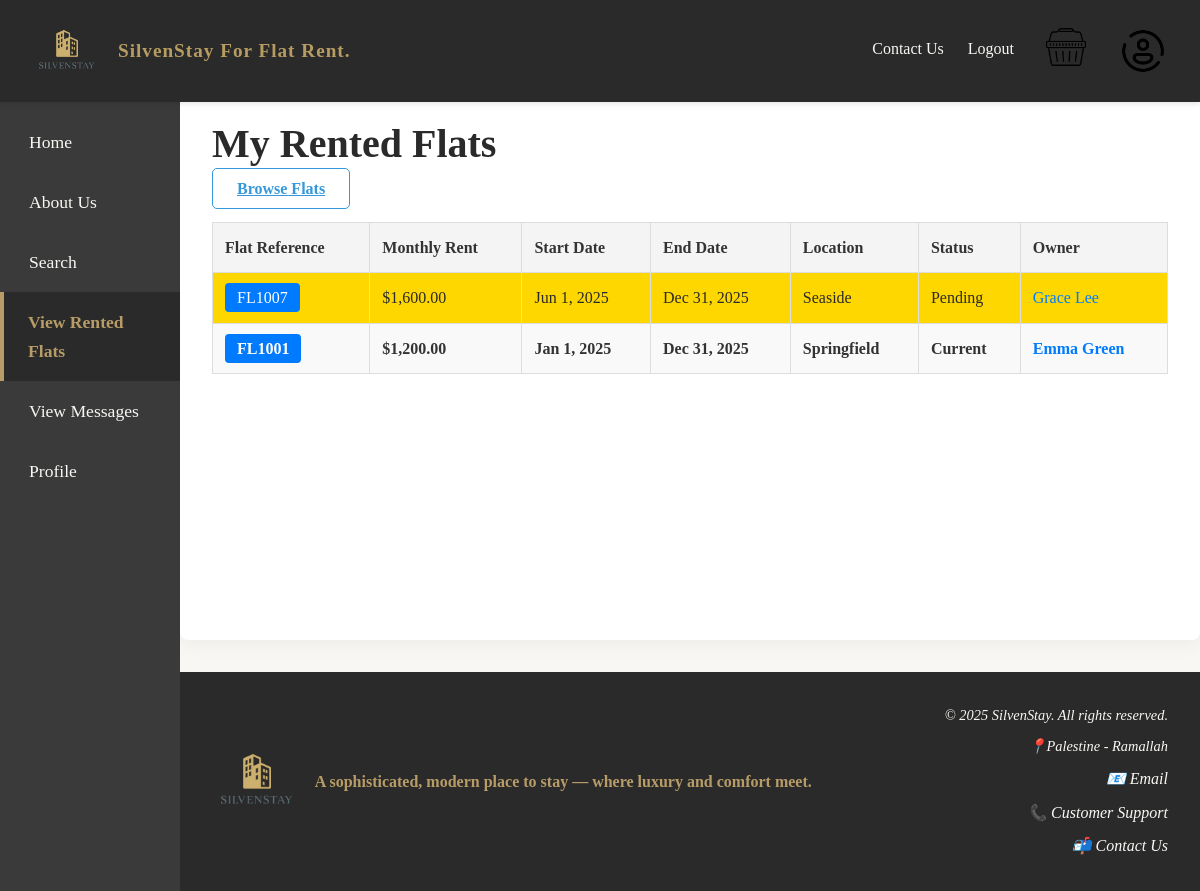
The page /viewRentedFlat.php (signed in) on the database its author committed.
### tables this page shows
CREATE TABLE rentals
(
    rental_id   INT AUTO_INCREMENT PRIMARY KEY,
    flat_id     INT            NOT NULL,
    customer_id INT            NOT NULL,
    start_date  DATE           NOT NULL,
    end_date    DATE           NOT NULL,
    total_cost  DECIMAL(10, 2) NOT NULL,
    status      ENUM ('pending', 'current', 'past') DEFAULT 'pending',
    FOREIGN KEY (flat_id) REFERENCES flats (flat_id),
    FOREIGN KEY (customer_id) REFERENCES users (user_id)
);

CREATE TABLE flats
(
    flat_id            INT AUTO_INCREMENT PRIMARY KEY,
    reference_number   VARCHAR(6) UNIQUE NOT NULL,
    owner_id           INT               NOT NULL,
    location           VARCHAR(100)      NOT NULL,
    address            VARCHAR(255)      NOT NULL,
    monthly_rent       DECIMAL(10, 2)    NOT NULL,
    available_from     DATE              NOT NULL,
    available_to       DATE,
    bedrooms           INT               NOT NULL,
    bathrooms          INT               NOT NULL,
    size_sqm           INT               NOT NULL,
    is_furnished       BOOLEAN           NOT NULL,
    has_heating        BOOLEAN           NOT NULL,
    has_ac             BOOLEAN           NOT NULL,
    has_access_control BOOLEAN           NOT NULL,
    has_parking        BOOLEAN           NOT NULL,
    has_backyard       BOOLEAN           NOT NULL,
    has_playground     BOOLEAN           NOT NULL,
    has_storage        BOOLEAN           NOT NULL,
    rental_conditions  TEXT,
    status             ENUM ('pending', 'approved', 'rented') DEFAULT 'pending',
    approved_by        INT,
    approval_date      DATETIME,
    FOREIGN KEY (owner_id) REFERENCES users (user_id),
    FOREIGN KEY (approved_by) REFERENCES users (user_id)
);

CREATE TABLE users
(
    user_id          INT AUTO_INCREMENT PRIMARY KEY,
    national_id      VARCHAR(50)                           NOT NULL,
    name             VARCHAR(100)                          NOT NULL,

    flat_no          VARCHAR(50),
    street           VARCHAR(100),
    city             VARCHAR(100),

    postal_code      VARCHAR(10),
    date_of_birth    DATE,
    email            VARCHAR(100) UNIQUE                   NOT NULL,
    mobile_number    VARCHAR(15),
    telephone_number VARCHAR(15),
    bank_name        VARCHAR(100),
    bank_branch      VARCHAR(100),
    account_number   VARCHAR(50),
    password         VARCHAR(255)                          NOT NULL,
    user_type        ENUM ('customer', 'owner', 'manager') NOT NULL,
    customer_id      VARCHAR(9) UNIQUE,
    owner_id         VARCHAR(9) UNIQUE,
    manager_id       VARCHAR(9) UNIQUE,
    profile_photo    VARCHAR(255)
);

### viewRentedFlat.php (the view, shortened to what this page needs)
<?php
$pdo = getPDOConnection();
try {
    $stmt = $pdo->prepare("
        SELECT r.rental_id, r.flat_id, r.start_date, r.end_date, r.total_cost, r.status,
               f.reference_number, f.monthly_rent, f.location, f.address,
               u.user_id AS owner_id, u.name AS owner_name,
               (SELECT photo_path FROM flat_photos fp WHERE fp.flat_id = r.flat_id LIMIT 1) AS photo_path
        FROM rentals r
        JOIN flats f ON r.flat_id = f.flat_id
        JOIN users u ON f.owner_id = u.user_id
        WHERE r.customer_id = :customer_id
        ORDER BY r.start_date DESC
    ");
    $stmt->execute(['customer_id' => $_SESSION['user_id']]);
    $rentals = $stmt->fetchAll(PDO::FETCH_ASSOC);
} catch (PDOException $e) {
    $_SESSION['message'] = "Database error: " . htmlspecialchars($e->getMessage());
    $rentals = [];
}
?>
<!DOCTYPE html>
<html lang="en">
<head>
    <link rel="stylesheet" href="styles.css">
</head>
<body>
<?php include 'header.php'; ?>
<?php include 'nav.php'; ?>
<section class="content-wrapper">
    <main class="site-main">
        <section class="rentals-container">
            <article class="rentals-header">
                <h1 class="rentals-title">My Rented Flats</h1>
                <a href="main.php" class="btn btn-outline">Browse Flats</a>
            </article>
            <?php if (!empty($rentals)): ?>
                <table class="rental-table search-table zebra-stripe sortable">
                    <thead>
                    <tr>
                        <th>Flat Reference</th>
                        <th>Monthly Rent</th>
                        <th>Start Date</th>
                        <th>End Date</th>
                        <th>Location</th>
                        <th>Status</th>
                        <th>Owner</th>
                    </tr>
                    </thead>
                    <tbody>
                    <?php foreach ($rentals as $rental): ?>
                        <tr class="status-<?php echo htmlspecialchars($rental['status']); ?>">
                            <td>
                                <a href="flatDetails.php?flat_id=<?php echo (int)$rental['flat_id']; ?>" target="_blank"
                                   class="flat-button">
                                    <?php echo htmlspecialchars($rental['reference_number']); ?>
                                </a>
                            </td>
                            <td>$<?php echo number_format($rental['monthly_rent'], 2); ?></td>
                            <td><?php echo date('M j, Y', strtotime($rental['start_date'])); ?></td>
                            <td><?php echo date('M j, Y', strtotime($rental['end_date'])); ?></td>
                            <td><?php echo htmlspecialchars($rental['location']); ?></td>
                            <td><?php echo htmlspecialchars($rental['status']); ?></td>
                            <td>
                                <a href="userCard.php?user_id=<?php echo (int)$rental['owner_id']; ?>" target="_blank"
                                   class="owner-link">
                                    <?php echo htmlspecialchars($rental['owner_name']); ?>
                                </a>
                            </td>
                        </tr>
                    <?php endforeach; ?>
                    </tbody>
                </table>
            <?php endif; ?>
        </section>
    </main>
</section>
<?php include 'footer.php'; ?>
</body>
</html>

### styles.css (style rules this page uses)
* { margin: 0; padding: 0; box-sizing: border-box; }
body { display: flex; flex-direction: column; min-height: 100vh; background-color: #f9f7f3; color: #333; line-height: 1.6; overflow-x: hidden; }
body, button, input, select, textarea { font-family: 'Georgia', 'Times New Roman', serif; }
h1, h2, h3, h4 { color: #2a2a2a; }
h1 { font-size: 2.5rem; font-weight: 700; }
p, a, span, li { font-size: 1rem; color: #333; }
.content-wrapper { display: flex; margin-top: 5rem; min-height: calc(100vh - 5rem - 8rem); width: 100%; }
.site-main { flex: 1; padding: 2rem; margin-left: 15%; background-color: white; }
.btn { padding: 12px 25px; border: none; border-radius: 4px; font-size: 16px; cursor: pointer; }
.btn { padding: 0.7rem 1.5rem; border-radius: 5px; font-weight: 600; cursor: pointer; border: none; transition: all 0.3s ease; }
.btn-outline { background: transparent; border: 1px solid #3498db; color: #3498db; }
.rental-table { width: 100%; border-collapse: collapse; margin-top: 20px; }
.rental-table th, .rental-table td { padding: 12px; border: 1px solid #ddd; text-align: left; }
.rental-table th { background-color: #f4f4f4; cursor: pointer; }
.rental-table tr:nth-child(even) { background-color: #f9f9f9; }
.status-current { background-color: #d4edda; font-weight: bold; }
.status-pending { background-color: #fff3cd; }
.flat-button { background-color: #007bff; color: #fff; padding: 6px 12px; border: none; border-radius: 4px; text-decoration: none; }
.owner-link { color: #007bff; text-decoration: none; }
.site-main { padding: 2rem; background-color: white; border-radius: 8px; box-shadow: 0 4px 20px rgba(0, 0, 0, 0.05); margin-bottom: 2rem; }
.status-pending { background-color: #FFD700; color: #2a2a2a; }

### viewRentedFlat.php (style rules this page uses)
.status-pending { text-transform: capitalize; }
.status-current { text-transform: capitalize; }

### rows shown on the page
rentals: flat.reference_number "FL1007", flat.monthly_rent "1,600.00", start_date "Jun 1, 2025", end_date "Dec 31, 2025", flat.location "Seaside", status "Pending", users.name "Grace Lee"
rentals: flat.reference_number "FL1001", flat.monthly_rent "1,200.00", start_date "Jan 1, 2025", end_date "Dec 31, 2025", flat.location "Springfield", status "Current", users.name "Emma Green"

### other values the page prints
$link['text'] "Contact Us"
$link['text'] "Logout"
$link['text'] "Home"
$link['text'] "About Us"
$link['text'] "Search"
$link['text'] "View Rented Flats"
$link['text'] "View Messages"
$link['text'] "Profile"
